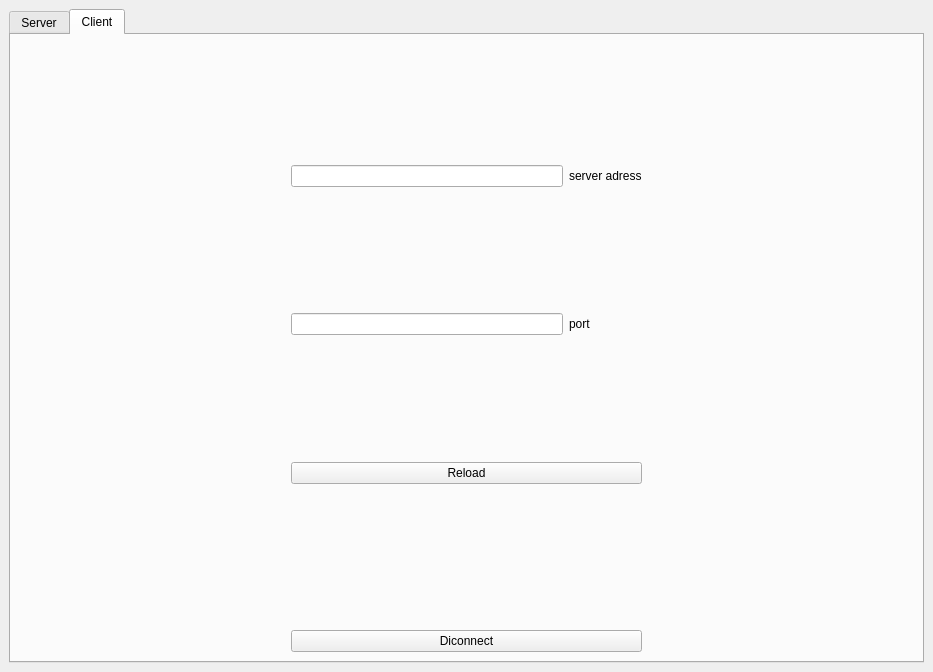
<?xml version="1.0" encoding="UTF-8"?>
<ui version="4.0">
 <class>MainWindow</class>
 <widget class="QMainWindow" name="MainWindow">
  <property name="geometry">
   <rect>
    <x>0</x>
    <y>0</y>
    <width>933</width>
    <height>672</height>
   </rect>
  </property>
  <property name="windowTitle">
   <string>video-syncer</string>
  </property>
  <widget class="QWidget" name="centralwidget">
   <layout class="QGridLayout" name="gridLayout">
    <item row="0" column="0">
     <widget class="QTabWidget" name="tabWidget">
      <property name="currentIndex">
       <number>1</number>
      </property>
      <widget class="QWidget" name="tab">
       <attribute name="title">
        <string>Server</string>
       </attribute>
       <layout class="QGridLayout" name="gridLayout_2">
        <item row="0" column="0">
         <widget class="QLineEdit" name="host_input">
          <property name="text">
           <string>localhost</string>
          </property>
         </widget>
        </item>
        <item row="3" column="0" colspan="4">
         <widget class="QTextBrowser" name="textBrowser"/>
        </item>
        <item row="2" column="2">
         <widget class="QPushButton" name="soptButton">
          <property name="text">
           <string>Stop Server</string>
          </property>
         </widget>
        </item>
        <item row="2" column="0">
         <widget class="QLineEdit" name="max_clients">
          <property name="text">
           <string>1</string>
          </property>
          <property name="placeholderText">
           <string>2</string>
          </property>
         </widget>
        </item>
        <item row="1" column="0">
         <widget class="QLineEdit" name="port_input">
          <property name="text">
           <string>9999</string>
          </property>
          <property name="placeholderText">
           <string>9999</string>
          </property>
         </widget>
        </item>
        <item row="1" column="3">
         <spacer name="horizontalSpacer_2">
          <property name="orientation">
           <enum>Qt::Horizontal</enum>
          </property>
          <property name="sizeHint" stdset="0">
           <size>
            <width>40</width>
            <height>20</height>
           </size>
          </property>
         </spacer>
        </item>
        <item row="1" column="1">
         <spacer name="horizontalSpacer">
          <property name="orientation">
           <enum>Qt::Horizontal</enum>
          </property>
          <property name="sizeHint" stdset="0">
           <size>
            <width>40</width>
            <height>20</height>
           </size>
          </property>
         </spacer>
        </item>
        <item row="0" column="2">
         <widget class="QPushButton" name="restart_button">
          <property name="text">
           <string>Restart Server</string>
          </property>
         </widget>
        </item>
       </layout>
      </widget>
      <widget class="QWidget" name="tab_2">
       <attribute name="title">
        <string>Client</string>
       </attribute>
       <layout class="QGridLayout" name="gridLayout_3">
        <item row="9" column="2" colspan="2">
         <widget class="QPushButton" name="disconnect_button">
          <property name="text">
           <string>Diconnect</string>
          </property>
         </widget>
        </item>
        <item row="2" column="2">
         <spacer name="verticalSpacer_2">
          <property name="orientation">
           <enum>Qt::Vertical</enum>
          </property>
          <property name="sizeHint" stdset="0">
           <size>
            <width>20</width>
            <height>40</height>
           </size>
          </property>
         </spacer>
        </item>
        <item row="0" column="2">
         <spacer name="verticalSpacer_3">
          <property name="orientation">
           <enum>Qt::Vertical</enum>
          </property>
          <property name="sizeHint" stdset="0">
           <size>
            <width>20</width>
            <height>40</height>
           </size>
          </property>
         </spacer>
        </item>
        <item row="5" column="2" colspan="2">
         <widget class="QPushButton" name="reconnect_button">
          <property name="text">
           <string>Reload</string>
          </property>
         </widget>
        </item>
        <item row="7" column="2" colspan="2">
         <widget class="QLabel" name="connected_label">
          <property name="text">
           <string/>
          </property>
         </widget>
        </item>
        <item row="3" column="3">
         <widget class="QLabel" name="label_2">
          <property name="text">
           <string>port</string>
          </property>
         </widget>
        </item>
        <item row="3" column="4">
         <spacer name="horizontalSpacer_7">
          <property name="orientation">
           <enum>Qt::Horizontal</enum>
          </property>
          <property name="sizeHint" stdset="0">
           <size>
            <width>40</width>
            <height>20</height>
           </size>
          </property>
         </spacer>
        </item>
        <item row="3" column="0">
         <spacer name="horizontalSpacer_12">
          <property name="orientation">
           <enum>Qt::Horizontal</enum>
          </property>
          <property name="sizeHint" stdset="0">
           <size>
            <width>40</width>
            <height>20</height>
           </size>
          </property>
         </spacer>
        </item>
        <item row="3" column="2">
         <widget class="QLineEdit" name="server_port"/>
        </item>
        <item row="5" column="0">
         <spacer name="horizontalSpacer_5">
          <property name="orientation">
           <enum>Qt::Horizontal</enum>
          </property>
          <property name="sizeHint" stdset="0">
           <size>
            <width>40</width>
            <height>20</height>
           </size>
          </property>
         </spacer>
        </item>
        <item row="1" column="3">
         <widget class="QLabel" name="label">
          <property name="text">
           <string>server adress</string>
          </property>
         </widget>
        </item>
        <item row="1" column="4">
         <spacer name="horizontalSpacer_4">
          <property name="orientation">
           <enum>Qt::Horizontal</enum>
          </property>
          <property name="sizeHint" stdset="0">
           <size>
            <width>40</width>
            <height>20</height>
           </size>
          </property>
         </spacer>
        </item>
        <item row="1" column="0">
         <spacer name="horizontalSpacer_10">
          <property name="orientation">
           <enum>Qt::Horizontal</enum>
          </property>
          <property name="sizeHint" stdset="0">
           <size>
            <width>40</width>
            <height>20</height>
           </size>
          </property>
         </spacer>
        </item>
        <item row="5" column="4">
         <spacer name="horizontalSpacer_6">
          <property name="orientation">
           <enum>Qt::Horizontal</enum>
          </property>
          <property name="sizeHint" stdset="0">
           <size>
            <width>40</width>
            <height>20</height>
           </size>
          </property>
         </spacer>
        </item>
        <item row="1" column="2">
         <widget class="QLineEdit" name="server_ip"/>
        </item>
        <item row="4" column="2">
         <spacer name="verticalSpacer">
          <property name="orientation">
           <enum>Qt::Vertical</enum>
          </property>
          <property name="sizeHint" stdset="0">
           <size>
            <width>20</width>
            <height>40</height>
           </size>
          </property>
         </spacer>
        </item>
        <item row="8" column="2">
         <spacer name="verticalSpacer_4">
          <property name="orientation">
           <enum>Qt::Vertical</enum>
          </property>
          <property name="sizeHint" stdset="0">
           <size>
            <width>20</width>
            <height>40</height>
           </size>
          </property>
         </spacer>
        </item>
       </layout>
      </widget>
     </widget>
    </item>
   </layout>
  </widget>
 </widget>
 <resources/>
 <connections/>
</ui>
